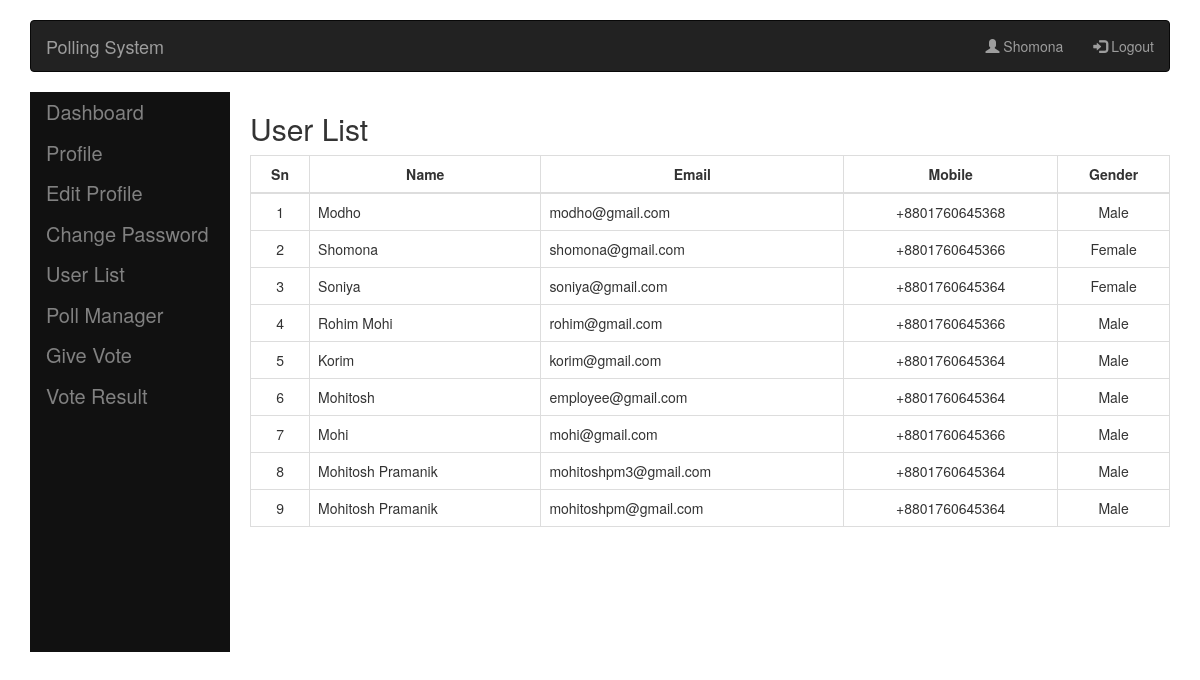
Before: /user-list.php (signed in) with the older database file.
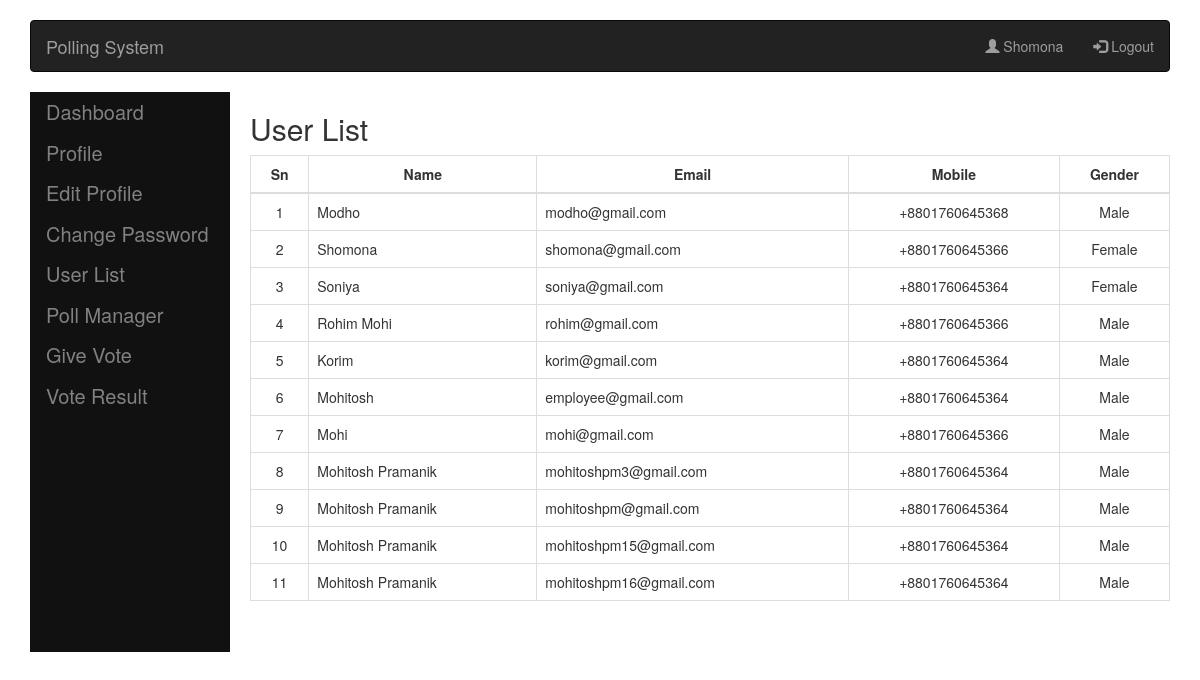
After: the same page with the newer database file.
### tables this page shows
CREATE TABLE `user_profile` (
  `Id` int(11) NOT NULL,
  `FullName` varchar(256) NOT NULL,
  `Email` varchar(256) DEFAULT NULL,
  `Mobile` varchar(256) DEFAULT NULL,
  `Password` varchar(256) NOT NULL,
  `GenderEnumId` int(11) NOT NULL,
  `IsAdmin` tinyint(4) NOT NULL,
  `UserTypeEnumId` int(11) NOT NULL
);

### framework/function.php (called while the page is built, shortened)
<?php
include_once("./framework/Enum.php");
function GetHeaderWithNav($titel=""){
    include_once("./template/header.php");
    include_once("./template/navbar.php");
}
function GetFooterWithNav($controllerName=""){
    include_once("./template/footer-with-nav.php");
    include_once("./template/footer.php");
}
function GetList($tableName,$condition){
    $db = GetDb();
    if(!empty($condition)){
        $sql="SELECT * FROM $tableName  WHERE $condition";
    }else{
        $sql="SELECT * FROM $tableName ";
    }
    $result = mysqli_query($db, $sql);
    return $result;
}
?>

### framework/Enum.php (called while the page is built, shortened)
<?php
function GenderEnumList(){
    $gender = new Gender();
$class_vars = get_class_vars(get_class($gender));
return $class_vars;
}
?>

### user-list.php (the view, shortened to what this page needs)
<?php
include_once("./framework/function.php");
GetHeaderWithNav("User List");
 $userList=GetList("user_profile","");
?>
<div class="row">
  <div class="col-xs-12 col-sm-12 col-md-12 col-lg-12">
    <h2>User List</h2>
      <?php if(mysqli_num_rows($userList)> 0):?>
        <table class="table table-bordered table-hover">
        <thead>
            <tr>
                <th>Sn</th>
                <th>Name</th>
                <th>Email</th>
                <th>Mobile</th>
                <th>Gender</th>
            </tr>
        </thead>
      <tbody>
       <?php $sn=1;
        while($user = $userList->fetch_assoc()):?>
        <tr>
        <td style="text-align: center;"> <?php  echo $sn; ?></td>
          <td> <?php  echo $user["FullName"]; ?></td>
          <td> <?php  echo $user["Email"]; ?></td>
          <td style="text-align: center;"> <?php  echo $user["Mobile"]; ?></td>
          <td style="text-align: center;">
            <?php
          $class_vars = GenderEnumList();
          foreach ($class_vars as $name => $value) {
            if ($user["GenderEnumId"]==$value){
              echo $name;
            break;
            }
          }
          ?>
          </td>
        </tr>
       <?php $sn++;
       endwhile; ?>
      </tbody>
    </table>
    <?php else: ?>
    <?php endif; ?>
  </div>
</div>
<?php GetFooterWithNav(); ?>

### template/header.php (shortened to what this page needs)
<!DOCTYPE html>
<html id="main" ng-app="pollingApp">
    <head>
        <link href="./inc/css/bootstrap/bootstrap.min.css" rel="stylesheet">
        <link rel="stylesheet" href="./inc/css/font-awesome/font-awesome.min.css">
        <link rel="stylesheet" href="./inc/css/style.css">
    </head>
    <body>
        <br>

### template/navbar.php
<div class="container">
            <div class="row">
                <div class="col-xs-12 col-sm-12 col-md-12 col-lg-12">
                    <nav class="navbar navbar-inverse ">
                        <div class="container-fluid">
                          <div class="navbar-header">
                            <a class="navbar-brand" href="./">Polling System</a>
                          </div>
                          <ul class="nav navbar-nav navbar-right">
                            <li><a href="./profile.php?id=<?php  echo $_COOKIE["Id"]; ?>">
                            <span class="glyphicon glyphicon-user">
                            </span> <?php echo $_COOKIE["FullName"];?></a>
                            </li>
                            <li><a href="./logout.php"><span class="glyphicon glyphicon-log-in"></span> Logout</a></li>
                          </ul>
                        </div>
                      </nav>
                </div>
            </div>
        </div>
        <div class="container">
          <div class="row">
            <div class="col-xs-12 col-sm-12 col-md-12 col-lg-12">
              <?php
              include_once("./template/sidebar.php");
              ?>
              <div style="margin-left: 220px;">

### template/sidebar.php
<div class="sidenav">
        <a class="nav-menu" href="./">Dashboard </a>
        <a class="nav-menu" href="./profile.php">Profile</a>
        <a class="nav-menu" href="./user-edit.php">Edit Profile</a>
        <a class="nav-menu" href="./user-password-change.php">Change Password</a>
        <a class="nav-menu" href="./user-list.php">User List</a>
        <a class="nav-menu" href="./PollAddEdit.php">Poll Manager</a>
        <a class="nav-menu" href="./Vote.php">Give Vote</a>
        <a class="nav-menu" href="./Vote-Result.php">Vote Result</a>
      </div>

### template/footer-with-nav.php
</div>
    </div>
  </div>
</div>

### template/footer.php (shortened to what this page needs)
    </body>
</html>

### inc/css/style.css (style rules this page uses)
.sidenav { min-height: 560px; width: 200px; position: absolute; z-index: 1; background-color: #111; overflow-x: hidden; }
.sidenav a, .dropdown-btn { padding: 6px 8px 6px 16px; text-decoration: none; font-size: 20px; color: #818181; display: block; border: none; background: none; width: 100%; text-align: left; cursor: pointer; outline: none; }
.table tr th { text-align: center !important; }

Changed rows visible on the page:
added user_profile: FullName "Mohitosh Pramanik", Email "mohitoshpm15@gmail.com", Mobile "+8801760645364", name "Male"
added user_profile: FullName "Mohitosh Pramanik", Email "mohitoshpm16@gmail.com", Mobile "+8801760645364", name "Male"
